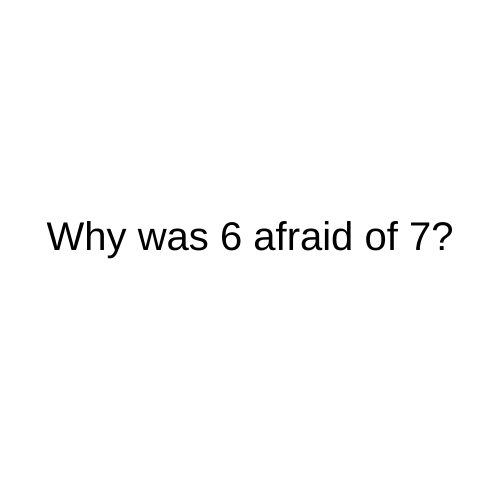
Frame 1 (no input)
Frame 60 (no input): identical to frame 1, image omitted
Frame 120 (the mouse pressed at the canvas centre since frame 60): identical to frame 1, image omitted

The p5.js sketch that drew this single still picture (run headless with seeded random() and noise() and a simulated clock; from frame 60 on, the mouse is pressed at the canvas centre):

// p5.js sketch
// ── sketch.js
let state = 0;
let timer = 0;

function setup() {
  createCanvas(500, 500);
  textAlign(CENTER);
  textSize(40);
}

function draw() {
  switch(state){
    case 0:
    background('white');
    text("Why was 6 afraid of 7?", width/2, height/2);
    timer++;
    if(timer> 3*60)
    {
      state = 1;
      timer = 0;
    }

    break;

    case 1:
    background('Cyan');
    text("Because 7 ate 9!!!", width/2, height/2);
    timer++;
    if(timer> 3*60)
    {
      state = 0;
      timer = 0;
    }
    break;

  }

}
